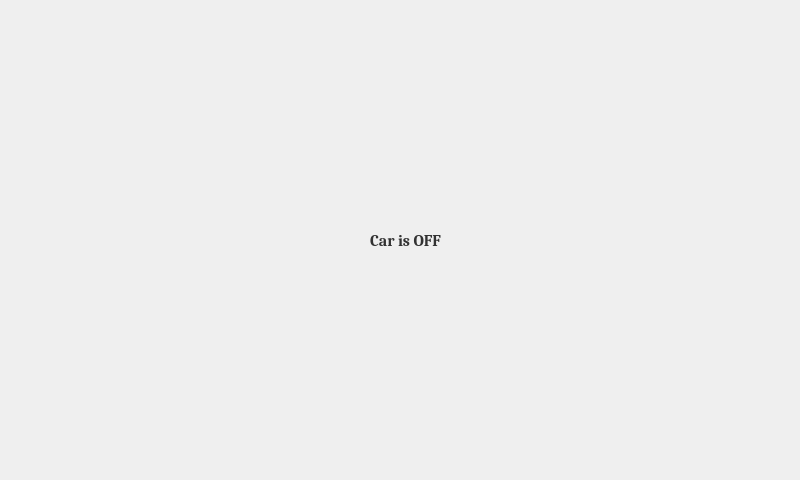
<?xml version="1.0" encoding="UTF-8"?>
<ui version="4.0">
 <class>power</class>
 <widget class="QWidget" name="power">
  <property name="geometry">
   <rect>
    <x>0</x>
    <y>0</y>
    <width>800</width>
    <height>480</height>
   </rect>
  </property>
  <property name="windowTitle">
   <string>Form</string>
  </property>
  <widget class="QLabel" name="lytPwr">
   <property name="geometry">
    <rect>
     <x>-8</x>
     <y>0</y>
     <width>811</width>
     <height>481</height>
    </rect>
   </property>
   <property name="styleSheet">
    <string notr="true">#lytPwr
{
background-color: trasparent;
background: none;
border: none;
background-repeat: none;
border-image: url(:/lytPwr.png);
}</string>
   </property>
   <property name="text">
    <string/>
   </property>
  </widget>
  <widget class="QPushButton" name="cmmndBtn">
   <property name="geometry">
    <rect>
     <x>14</x>
     <y>11</y>
     <width>153</width>
     <height>94</height>
    </rect>
   </property>
   <property name="styleSheet">
    <string notr="true">#cmmndBtn
{
background-color: trasparent;
background: none;
border: none;
background-repeat: none;
border-image: url(:/cmmndBtn.png);
}</string>
   </property>
   <property name="text">
    <string/>
   </property>
  </widget>
  <widget class="QPushButton" name="sttsBtn">
   <property name="geometry">
    <rect>
     <x>219</x>
     <y>11</y>
     <width>153</width>
     <height>94</height>
    </rect>
   </property>
   <property name="styleSheet">
    <string notr="true">#sttsBtn
{
background-color: trasparent;
background: none;
border: none;
background-repeat: none;
border-image: url(:/sttsBtn.png);
}</string>
   </property>
   <property name="text">
    <string/>
   </property>
  </widget>
  <widget class="QPushButton" name="mbnBtn">
   <property name="geometry">
    <rect>
     <x>424</x>
     <y>11</y>
     <width>153</width>
     <height>94</height>
    </rect>
   </property>
   <property name="styleSheet">
    <string notr="true">#mbnBtn
{
background-color: trasparent;
background: none;
border: none;
background-repeat: none;
border-image: url(:/mbnBtn.png);
}</string>
   </property>
   <property name="text">
    <string/>
   </property>
  </widget>
  <widget class="QPushButton" name="mbstBtn">
   <property name="geometry">
    <rect>
     <x>628</x>
     <y>11</y>
     <width>154</width>
     <height>94</height>
    </rect>
   </property>
   <property name="styleSheet">
    <string notr="true">#mbstBtn
{
background-color: trasparent;
background: none;
border: none;
background-repeat: none;
border-image: url(:/mbstBtn.png);
}</string>
   </property>
   <property name="text">
    <string/>
   </property>
  </widget>
  <widget class="QPushButton" name="lvlingBtn">
   <property name="geometry">
    <rect>
     <x>14</x>
     <y>375</y>
     <width>154</width>
     <height>94</height>
    </rect>
   </property>
   <property name="styleSheet">
    <string notr="true">#lvlingBtn
{
background-color: trasparent;
background: none;
border: none;
background-repeat: none;
border-image: url(:/lvlingBtn.png);
}</string>
   </property>
   <property name="text">
    <string/>
   </property>
  </widget>
  <widget class="QPushButton" name="clrBtn">
   <property name="geometry">
    <rect>
     <x>219</x>
     <y>375</y>
     <width>154</width>
     <height>94</height>
    </rect>
   </property>
   <property name="styleSheet">
    <string notr="true">#clrBtn
{
background-color: trasparent;
background: none;
border: none;
background-repeat: none;
border-image: url(:/clrBtn.png);
}</string>
   </property>
   <property name="text">
    <string/>
   </property>
  </widget>
  <widget class="QPushButton" name="tempClrBtn">
   <property name="geometry">
    <rect>
     <x>423</x>
     <y>375</y>
     <width>154</width>
     <height>94</height>
    </rect>
   </property>
   <property name="styleSheet">
    <string notr="true">#tempClrBtn
{
background-color: trasparent;
background: none;
border: none;
background-repeat: none;
border-image: url(:/tempClrBtn.png);
}</string>
   </property>
   <property name="text">
    <string/>
   </property>
  </widget>
  <widget class="QPushButton" name="bckBtn">
   <property name="geometry">
    <rect>
     <x>627</x>
     <y>375</y>
     <width>154</width>
     <height>94</height>
    </rect>
   </property>
   <property name="styleSheet">
    <string notr="true">#bckBtn
{
background-color: trasparent;
background: none;
border: none;
background-repeat: none;
border-image: url(:/bckBtn.png);
}</string>
   </property>
   <property name="text">
    <string/>
   </property>
  </widget>
  <widget class="QPushButton" name="inverterSttsBtn">
   <property name="geometry">
    <rect>
     <x>165</x>
     <y>230</y>
     <width>21</width>
     <height>21</height>
    </rect>
   </property>
   <property name="styleSheet">
    <string notr="true">#inverterSttsBtn
{
background-color: trasparent;
background: none;
border: none;
background-repeat: none;
border-image: url(:/crclRdBtn.png);
}</string>
   </property>
   <property name="text">
    <string/>
   </property>
  </widget>
  <widget class="QPushButton" name="offSttsBtn">
   <property name="geometry">
    <rect>
     <x>165</x>
     <y>196</y>
     <width>21</width>
     <height>21</height>
    </rect>
   </property>
   <property name="styleSheet">
    <string notr="true">#offSttsBtn
{
background-color: trasparent;
background: none;
border: none;
background-repeat: none;
border-image: url(:/crclRdBtn.png);
}</string>
   </property>
   <property name="text">
    <string/>
   </property>
  </widget>
  <widget class="QPushButton" name="UrbanElecGenSttsBtn">
   <property name="geometry">
    <rect>
     <x>165</x>
     <y>160</y>
     <width>21</width>
     <height>21</height>
    </rect>
   </property>
   <property name="styleSheet">
    <string notr="true">#UrbanElecGenSttsBtn
{
background-color: trasparent;
background: none;
border: none;
background-repeat: none;
border-image: url(:/crclRdBtn.png);
}</string>
   </property>
   <property name="text">
    <string/>
   </property>
  </widget>
  <widget class="QPushButton" name="upsSttsBtn">
   <property name="geometry">
    <rect>
     <x>692</x>
     <y>183</y>
     <width>21</width>
     <height>21</height>
    </rect>
   </property>
   <property name="styleSheet">
    <string notr="true">#upsSttsBtn
{
background-color: trasparent;
background: none;
border: none;
background-repeat: none;
border-image: url(:/crclRdBtn.png);
}</string>
   </property>
   <property name="text">
    <string/>
   </property>
  </widget>
  <widget class="QPushButton" name="directSttsBtn">
   <property name="geometry">
    <rect>
     <x>692</x>
     <y>220</y>
     <width>21</width>
     <height>21</height>
    </rect>
   </property>
   <property name="styleSheet">
    <string notr="true">#directSttsBtn
{
background-color: trasparent;
background: none;
border: none;
background-repeat: none;
border-image: url(:/crclRdBtn.png);
}</string>
   </property>
   <property name="text">
    <string/>
   </property>
  </widget>
  <widget class="QPushButton" name="upsDetailBtn">
   <property name="geometry">
    <rect>
     <x>140</x>
     <y>270</y>
     <width>151</width>
     <height>91</height>
    </rect>
   </property>
   <property name="styleSheet">
    <string notr="true">#upsDetailBtn
{
background-color: trasparent;
background: none;
border: none;
background-repeat: none;
border-image: url(:/upsDetailBtn.png);
}</string>
   </property>
   <property name="text">
    <string/>
   </property>
  </widget>
  <widget class="QLabel" name="chOfBatLbl">
   <property name="geometry">
    <rect>
     <x>640</x>
     <y>225</y>
     <width>55</width>
     <height>41</height>
    </rect>
   </property>
   <property name="font">
    <font>
     <family>Cambria</family>
     <pointsize>12</pointsize>
     <weight>75</weight>
     <bold>true</bold>
    </font>
   </property>
   <property name="styleSheet">
    <string notr="true">#chOfBatLbl
{
color:rgb(56, 54, 55)
}</string>
   </property>
   <property name="text">
    <string/>
   </property>
  </widget>
  <widget class="QPushButton" name="invDetailBtn">
   <property name="geometry">
    <rect>
     <x>320</x>
     <y>270</y>
     <width>151</width>
     <height>90</height>
    </rect>
   </property>
   <property name="styleSheet">
    <string notr="true">#invDetailBtn
{
background-color: trasparent;
background: none;
border: none;
background-repeat: none;
border-image: url(:/invDetailBtn.png);
}</string>
   </property>
   <property name="text">
    <string/>
   </property>
  </widget>
  <widget class="QPushButton" name="drvDetailBtn">
   <property name="geometry">
    <rect>
     <x>506</x>
     <y>270</y>
     <width>148</width>
     <height>91</height>
    </rect>
   </property>
   <property name="styleSheet">
    <string notr="true">#drvDetailBtn
{
background-color: trasparent;
background: none;
border: none;
background-repeat: none;
border-image: url(:/drvDetailBtn.png);
}</string>
   </property>
   <property name="text">
    <string/>
   </property>
  </widget>
  <widget class="QPushButton" name="carSttsBtn">
   <property name="geometry">
    <rect>
     <x>370</x>
     <y>175</y>
     <width>64</width>
     <height>44</height>
    </rect>
   </property>
   <property name="styleSheet">
    <string notr="true">#carSttsBtn
{
background-color: trasparent;
background: none;
border: none;
background-repeat: none;
border-image: url(:/carOffSttsBtn.png);
}</string>
   </property>
   <property name="text">
    <string/>
   </property>
  </widget>
  <widget class="QLabel" name="carSttsLbl">
   <property name="geometry">
    <rect>
     <x>350</x>
     <y>230</y>
     <width>111</width>
     <height>20</height>
    </rect>
   </property>
   <property name="font">
    <font>
     <family>Cambria</family>
     <pointsize>12</pointsize>
     <weight>75</weight>
     <italic>false</italic>
     <bold>true</bold>
     <underline>false</underline>
    </font>
   </property>
   <property name="styleSheet">
    <string notr="true">color: rgb(50, 50, 50)</string>
   </property>
   <property name="text">
    <string>Car is OFF</string>
   </property>
   <property name="alignment">
    <set>Qt::AlignCenter</set>
   </property>
  </widget>
 </widget>
 <resources/>
 <connections/>
</ui>
